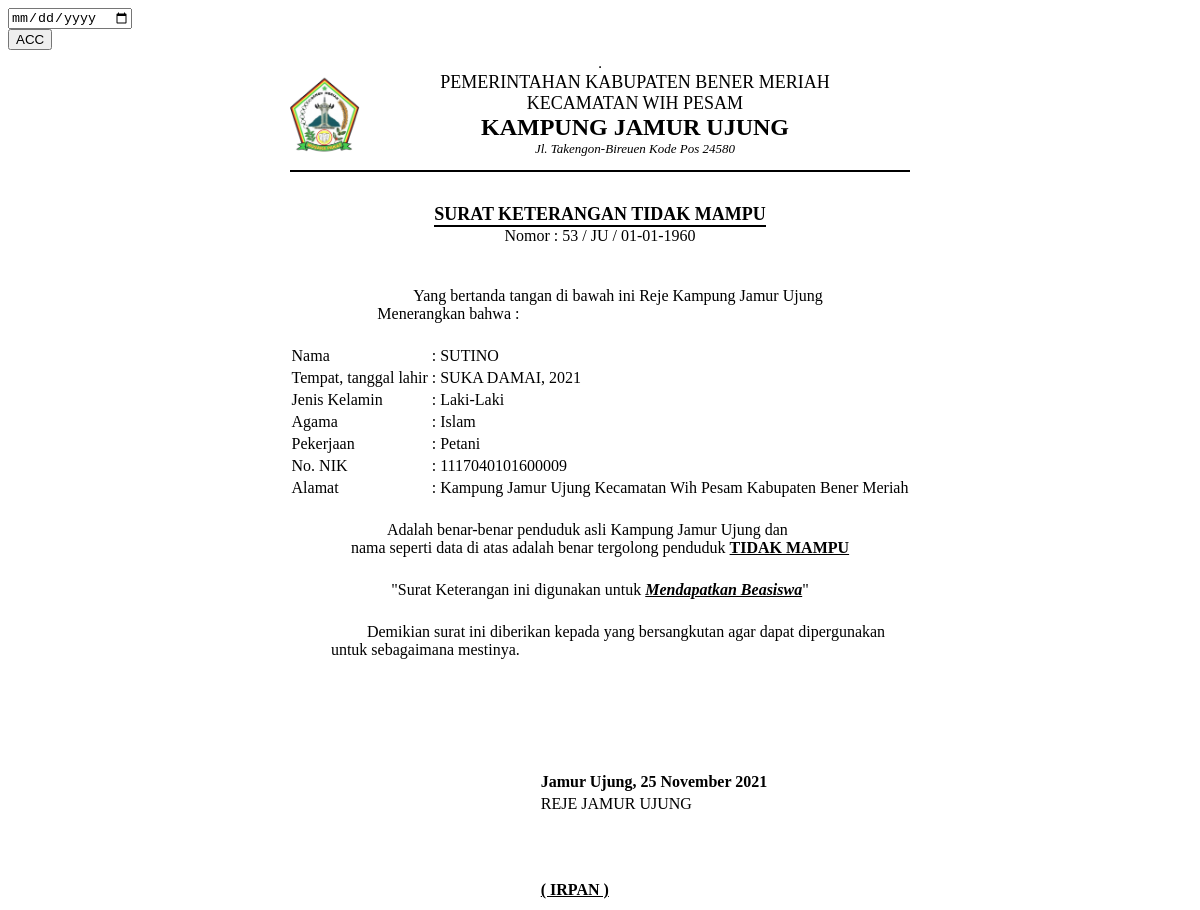
Screenshot of /demo1/view_sktm.php?id_request_sktm=53 with the database file from the repository.
### tables this page shows
CREATE TABLE `data_request_sktm` (
  `id_request_sktm` int(11) NOT NULL,
  `nik` varchar(16) NOT NULL,
  `tanggal_request` timestamp NOT NULL DEFAULT current_timestamp(),
  `scan_ktp` text NOT NULL,
  `scan_kk` text NOT NULL,
  `keperluan` varchar(30) NOT NULL,
  `request` varchar(20) NOT NULL DEFAULT 'TIDAK MAMPU',
  `keterangan` varchar(50) NOT NULL DEFAULT 'Data sedang diperiksa oleh Staf',
  `status` int(11) NOT NULL DEFAULT 0,
  `acc` date NOT NULL
);

CREATE TABLE `data_pemohon` (
  `nik` varchar(16) NOT NULL,
  `nama` varchar(30) NOT NULL,
  `tanggal_lahir` date NOT NULL,
  `tempat_lahir` varchar(30) NOT NULL,
  `jekel` varchar(20) NOT NULL,
  `agama` varchar(20) NOT NULL,
  `alamat` text NOT NULL,
  `telepon` varchar(13) NOT NULL,
  `pekerjaan` varchar(30) NOT NULL
);

### demo1/view_sktm.php (the view, shortened to what this page needs)
<?php include '../konek.php';?>
<link href="css/sweetalert.css" rel="stylesheet" type="text/css">
<?php
	if(isset($_GET['id_request_sktm'])){
		$id=$_GET['id_request_sktm'];
		$sql = "SELECT * FROM data_request_sktm natural join data_pemohon WHERE id_request_sktm='$id'";
		$query = mysqli_query($konek,$sql);
        $data = mysqli_fetch_array($query,MYSQLI_BOTH);
        $id=$data['id_request_sktm'];
        $nik = $data['nik'];
		$nama = $data['nama'];
		$tempat = $data['tempat_lahir'];
        $tgl = $data['tanggal_lahir'];
        $tgl2 = $data['tanggal_request'];
        $format1 = date('Y', strtotime($tgl2));
        $format2 = date('d-m-Y', strtotime($tgl));
		$agama = $data['agama'];
		$jekel = $data['jekel'];
		$nama = $data['nama'];
		$alamat = $data['alamat'];
        $pekerjaan = $data['pekerjaan'];
        $keperluan = $data['keperluan'];
        $request = $data['request'];
        $acc = $data['acc'];
        $format4 = date('d F Y', strtotime($acc));
	}
?>
                <div class="page-inner mt--5">
					<div class="row mt--2">
						<div class="col-md-6">
							<div class="card full-height">
								<div class="card-body">
								    <div class="card-tools">
                                        <form action="" method="POST">
                                            <div class="form-group"required>
                                                <input type="date" name="tgl_acc" class="form-control"required>
                                                <div class="form-group"required>
                                                    <input type="submit" name="ttd" value="ACC" class="btn btn-primary btn-sm"required>
                                                </div>
                                            </div>
                                        </form>
									</div>
								</div>
							</div>
						</div>
					</div>
					<div class="row">
						<div class="col-md-12">
							<div class="card">
								<div class="card-body">
                                <table border="1" align="center">
                                    <table border="0" align="center">
                                        <tr>
                                        <td><img src="img/kudus.png" width="70" height="87" alt=""></td>
                                        <td></td>
                                        <td></td>
                                        <td></td>
                                        <td></td>
                                        <td></td>
                                        <td></td>
                                        <td></td>
                                        <td></td>
                                        <td></td>
                                        <td></td>
                                        <td></td>
                                        <td></td>
                                        <td></td>
                                        <td></td>
                                        <td></td>
                                        <td></td>
                                        <td></td>
                                        <td></td>
                                        <td></td>
                                            <td>
												<center>
                                                    <font size="4">PEMERINTAHAN KABUPATEN BENER MERIAH</font><br>
                                                    <font size="4">KECAMATAN WIH PESAM</font><br>
                                                    <font size="5"><b>KAMPUNG JAMUR UJUNG</b></font><br>
                                                    <font size="2"><i>Jl. Takengon-Bireuen Kode Pos 24580</i></font><br>
                                                </center>
                                            </td>
                                        <td></td>
                                        <td></td>
                                        <td></td>
                                        <td></td>
                                        <td></td>
                                        <td></td>
                                        <td></td>
                                        <td></td>
                                        <td></td>
                                        <td></td>
                                        <td></td>
                                        <td></td>
                                        <td></td>
                                        <td></td>
                                        <td></td>
                                        <td></td>
                                        <td></td>
                                        <td></td>
                                        <td></td>
                                        <td></td>
                                        </tr>
                                        <tr>
                                            <td colspan="45"><hr color="black"></td>
                                        </tr>
                                    </table>
                                    <br>
                                    <table border="0" align="center">
                                        <tr>
                                            <td>
                                                <center>
                                                    <font size="4"><b>SURAT KETERANGAN <?php echo $request;?></b></font><br>
                                                    <hr style="margin:0px" color="black">
                                                    <span>Nomor : <?php echo $id;?> / JU / <?php echo $format2;?></span>
                                                </center>
                                            </td>
                                        </tr>
                                    </table>
                                    <br>
                                    <br>
                                    <table border="0" align="center">
                                        <tr>
                                            <td>
                                                &nbsp;&nbsp;&nbsp;&nbsp;&nbsp;&nbsp;&nbsp;&nbsp;&nbsp;Yang bertanda tangan di bawah ini Reje Kampung Jamur Ujung <br> Menerangkan bahwa :
                                            </td>
                                        </tr>
                                    </table>
                                    <br>
                                    <table border="0" align="center">
                                        <tr>
                                            <td>Nama</td>
                                            <td>:</td>
                                            <td><?php echo $nama;?></td>
                                        </tr>
                                        <tr>
                                            <td>Tempat, tanggal lahir</td>
                                            <td>:</td>
                                            <td><?php echo $tempat.", ".$format1;?></td>
                                        </tr>
                                        <tr>
                                            <td>Jenis Kelamin</td>
                                            <td>:</td>
                                            <td><?php echo $jekel;?></td>
                                        </tr>
                                        <tr>
                                            <td>Agama</td>
                                            <td>:</td>
                                            <td><?php echo $agama;?></td>
                                        </tr>
                                        <tr>
                                            <td>Pekerjaan</td>
                                            <td>:</td>
                                            <td><?php echo $pekerjaan;?></td>
                                        </tr>
                                        <tr>
                                            <td>No. NIK</td>
                                            <td>:</td>
                                            <td><?php echo $nik;?></td>
                                        </tr>
                                        <tr>
                                            <td>Alamat</td>
                                            <td>:</td>
                                            <td><?php echo $alamat;?></td>
                                        </tr>
                                    </table>
                                    <br>
                                    <table border="0" align="center">
                                        <tr>
                                            <td>
                                                &nbsp;&nbsp;&nbsp;&nbsp;&nbsp;&nbsp;&nbsp;&nbsp;&nbsp;Adalah benar-benar penduduk asli Kampung Jamur Ujung dan<br>nama seperti data di atas adalah benar tergolong penduduk <b><u><?php echo $request;?></u></b>
                                            </td>
                                        </tr>
                                    </table>
                                    <br>
                                    <table border="0" align="center">
                                        <tr>
                                            <td>
                                                "Surat Keterangan ini digunakan untuk  <b><i><u><?php echo $keperluan;?></u></i></b>"<br>
                                            </td>
                                        </tr>
                                    </table>
                                    <br>
                                    <table border="0" align="center">
                                        <tr>
                                            <td>
                                                &nbsp;&nbsp;&nbsp;&nbsp;&nbsp;&nbsp;&nbsp;&nbsp;&nbsp;&nbsp;&nbsp;&nbsp;&nbsp;Demikian surat ini diberikan kepada yang bersangkutan agar dapat dipergunakan<br>&nbsp;&nbsp;&nbsp;&nbsp;untuk sebagaimana mestinya.
                                            </td>
                                        </tr>
                                    </table>
                                    <br>
                                    <br>
                                    <br>
                                    <br>
                                    <br>
                                    <br>
                                    <table border="0" align="center">
                                        <tr>
                                            <th></th>
                                            <th width="100px"></th>
                                            <th>Jamur Ujung, <?php echo $format4;?></th>
                                        </tr>
                                        <tr>
                                            <td> <br>  </td>
                                            <td></td>
                                            <td>REJE JAMUR UJUNG</td>
                                        </tr>
                                        <tr>
                                            <td rowspan="15"></td>
                                            <td></td>
                                            <td rowspan="15"></td>
                                        </tr>
                                        <tr>
                                            <td></td>
                                        </tr>
                                        <tr>
                                            <td></td>
                                        </tr>
                                        <tr>
                                            <td></td>
                                        </tr>
                                        <tr>
                                            <td></td>
                                        </tr>
                                        <tr>
                                            <td></td>
                                        </tr>
                                        <tr>
                                            <td></td>
                                        </tr>
                                        <tr>
                                            <td></td>
                                        </tr>
                                        <tr>
                                            <td></td>
                                        </tr>
                                        <tr>
                                            <td></td>
                                        </tr>
                                        <tr>
                                            <td></td>
                                        </tr>
                                        <tr>
                                            <td></td>
                                        </tr>
                                        <tr>
                                            <td></td>
                                        </tr><tr>
                                            <td></td>
                                        </tr><tr>
                                            <td></td>
                                        </tr><tr>
                                            <td></td>
                                        </tr>
                                        <tr>
                                            <td><b style="text-transform:uppercase"><u></u></b></td>
                                            <td></td>
                                            <td><b><u>( IRPAN )</u></b></td>
                                        </tr>
                                    </table>
                                </table>
								</div>
							</div>
						</div>
					</div>
			</div>

### rows the page displays
data_request_sktm: request "TIDAK MAMPU", id_request_sktm "53", data_pemohon.tanggal_lahir "01-01-1960", data_pemohon.nama "SUTINO", data_pemohon.tempat_lahir "SUKA DAMAI", tanggal_request "2021", data_pemohon.jekel "Laki-Laki", data_pemohon.agama "Islam", data_pemohon.pekerjaan "Petani", nik "1117040101600009", data_pemohon.alamat "Kampung Jamur Ujung Kecamatan Wih Pesam Kabupaten Bener Meriah", keperluan "Mendapatkan Beasiswa", acc "25 November 2021"
